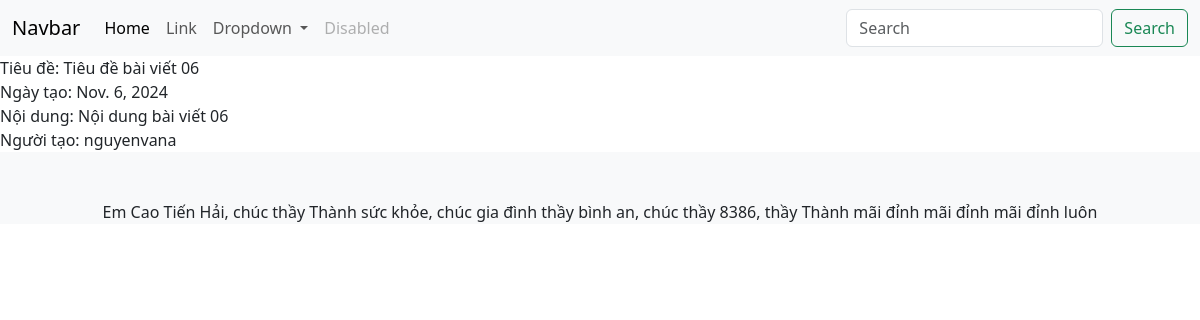
Screenshot of /xembaiviet/7/ with the database file from the repository.
### qlbaiviet/models.py (models this page shows, shortened)
class BaiViet(models.Model):
  tieu_de = models.CharField(max_length=250)
  noi_dung = models.TextField(blank=True)
  ngay_tao = models.DateField()
  nguoi_tao = models.ForeignKey(User, on_delete=models.CASCADE)
  chuyen_muc = models.ManyToManyField(ChuyenMuc, through='BaiVietChuyenMuc')

### qlbaiviet/views.py (the view)
# urls.py: path('xembaiviet/<int:idbaiviet>/', xembaiviet, name='xembaiviet'),
def xembaiviet(request, idbaiviet):
  bai_viet = get_object_or_404(BaiViet, id=idbaiviet)
  tieu_de = bai_viet.tieu_de
  return render(request, 'xembaiviet.html', {'baiviet': bai_viet, 'title': tieu_de})

### qlbaiviet/templates/xembaiviet.html (shortened to what this page needs)
{% extends 'index.html' %}
{% block content %}
  Tiêu đề: {{ baiviet.tieu_de }} <br>
  Ngày tạo: {{ baiviet.ngay_tao }} <br>
  Nội dung: {{ baiviet.noi_dung }} <br>
  Người tạo: {{ baiviet.nguoi_tao }} <br>
{% endblock %}

### rows the page displays
BaiViet: tieu_de "Tiêu đề bài viết 06", ngay_tao "Nov. 6, 2024", noi_dung "Nội dung bài viết 06", nguoi_tao "nguyenvana"
